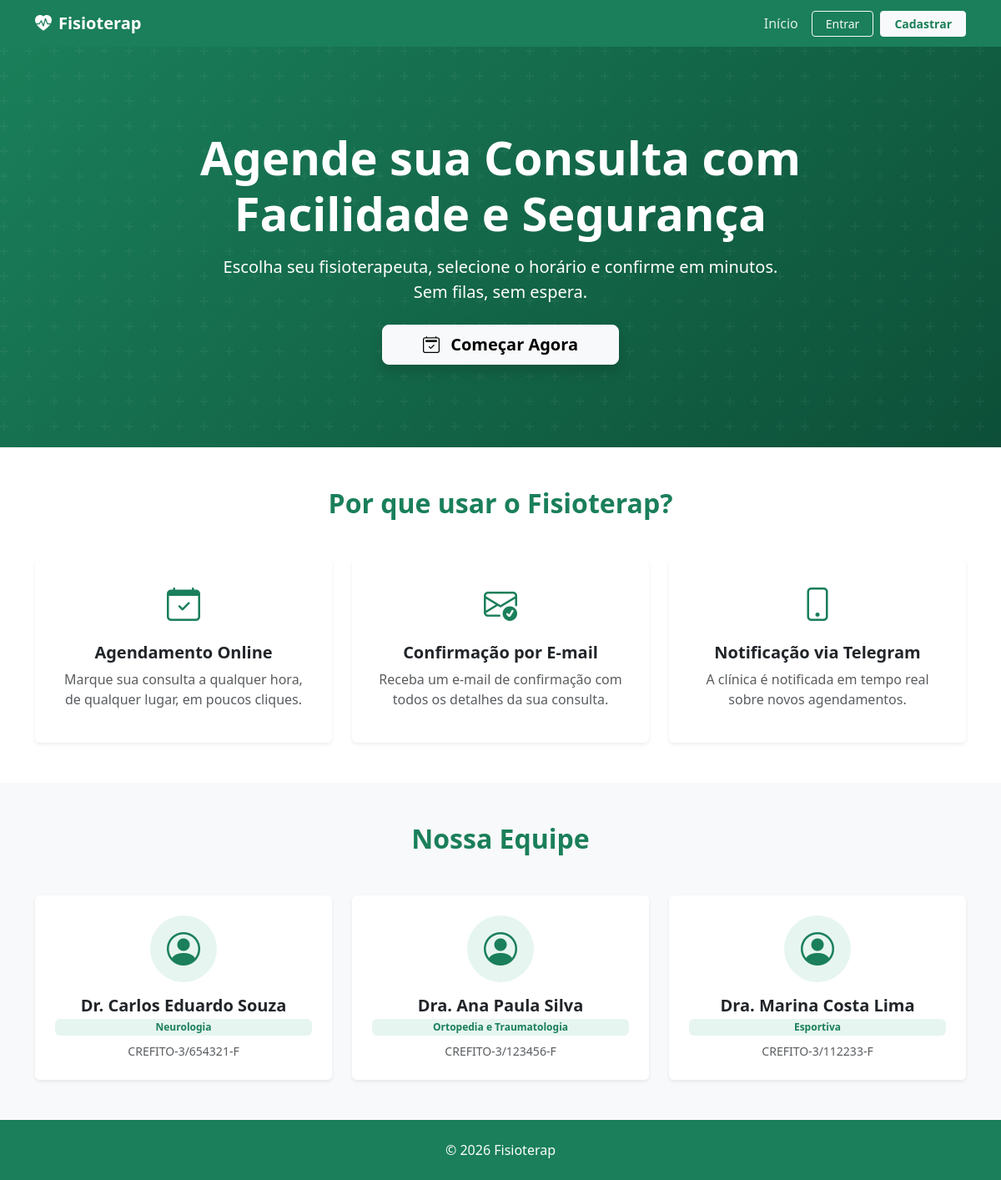
The app's page /fisioterapia/index.php with its own data.
### tables this page shows
CREATE TABLE IF NOT EXISTS fisioterapeutas (
  id INT AUTO_INCREMENT PRIMARY KEY,
  nome VARCHAR(100) NOT NULL,
  crefito VARCHAR(20) NOT NULL UNIQUE,
  especialidade VARCHAR(100),
  email VARCHAR(150),
  foto VARCHAR(255) DEFAULT 'assets/default-doctor.png'
);

### fisioterapia/includes/auth.php (called while the page is built, shortened)
<?php
require_once __DIR__ . '/db.php';
function usuarioLogado(): bool {
    return isset($_SESSION['usuario_id']);
}
?>

### fisioterapia/includes/db.php (called while the page is built, shortened)
<?php
function getDB(): mysqli {
    static $conn = null;
    if ($conn === null) {
        $conn = new mysqli(DB_HOST, DB_USER, DB_PASS, DB_NAME);
        $conn->set_charset('utf8mb4');
    }
    return $conn;
}
?>

### fisioterapia/index.php (the view, shortened to what this page needs)
<?php
require_once 'includes/auth.php';
$logado = usuarioLogado();
?>
<!DOCTYPE html>
<html lang="pt-BR">
<head>
  <link rel="stylesheet" href="https://cdn.jsdelivr.net/npm/bootstrap@5.3.0/dist/css/bootstrap.min.css">
  <link rel="stylesheet" href="https://cdn.jsdelivr.net/npm/bootstrap-icons@1.11.0/font/bootstrap-icons.css">
  <link rel="stylesheet" href="css/style.css">
</head>
<body>
<nav class="navbar navbar-expand-lg navbar-dark bg-primary-custom shadow-sm">
  <div class="container">
    <a class="navbar-brand fw-bold" href="index.php">
      <i class="bi bi-heart-pulse-fill me-2"></i><?= SITE_NAME ?>
    </a>
    <div class="collapse navbar-collapse" id="nav">
      <ul class="navbar-nav ms-auto align-items-center gap-2">
        <li class="nav-item"><a class="nav-link" href="index.php">Início</a></li>
        <?php if ($logado): ?>
          <li class="nav-item"><a class="nav-link" href="agendar.php"><i class="bi bi-calendar-plus me-1"></i>Agendar</a></li>
          <li class="nav-item"><a class="nav-link" href="meus-agendamentos.php"><i class="bi bi-list-check me-1"></i>Meus Agendamentos</a></li>
          <li class="nav-item dropdown">
            <a class="nav-link dropdown-toggle" href="#" data-bs-toggle="dropdown">
              <i class="bi bi-person-circle me-1"></i><?= htmlspecialchars($_SESSION['usuario_nome']) ?>
            </a>
            <ul class="dropdown-menu dropdown-menu-end">
              <li><a class="dropdown-item" href="logout.php"><i class="bi bi-box-arrow-right me-2"></i>Sair</a></li>
            </ul>
          </li>
        <?php else: ?>
          <li class="nav-item"><a class="btn btn-outline-light btn-sm px-3" href="login.php">Entrar</a></li>
          <li class="nav-item"><a class="btn btn-light btn-sm px-3 text-primary-custom fw-semibold" href="cadastro.php">Cadastrar</a></li>
        <?php endif; ?>
      </ul>
    </div>
  </div>
</nav>
<section class="hero-section d-flex align-items-center">
  <div class="container text-center text-white">
    <h1 class="display-4 fw-bold mb-3">Agende sua Consulta com <br>Facilidade e Segurança</h1>
    <p class="lead mb-4">Escolha seu fisioterapeuta, selecione o horário e confirme em minutos.<br>Sem filas, sem espera.</p>
    <a href="<?= $logado ? 'agendar.php' : 'cadastro.php' ?>" class="btn btn-light btn-lg px-5 fw-semibold shadow">
      <i class="bi bi-calendar2-check me-2"></i>
      <?= $logado ? 'Fazer Agendamento' : 'Começar Agora' ?>
    </a>
  </div>
</section>
<section class="py-5">
  <div class="container">
    <h2 class="text-center fw-bold mb-5 text-primary-custom">Por que usar o <?= SITE_NAME ?>?</h2>
    <div class="row g-4">
      <div class="col-md-4">
        <div class="card h-100 border-0 shadow-sm card-hover text-center p-4">
          <i class="bi bi-calendar-check fs-1 text-primary-custom mb-3"></i>
          <h5 class="fw-bold">Agendamento Online</h5>
          <p class="text-muted">Marque sua consulta a qualquer hora, de qualquer lugar, em poucos cliques.</p>
        </div>
      </div>
      <div class="col-md-4">
        <div class="card h-100 border-0 shadow-sm card-hover text-center p-4">
          <i class="bi bi-envelope-check fs-1 text-primary-custom mb-3"></i>
          <h5 class="fw-bold">Confirmação por E-mail</h5>
          <p class="text-muted">Receba um e-mail de confirmação com todos os detalhes da sua consulta.</p>
        </div>
      </div>
      <div class="col-md-4">
        <div class="card h-100 border-0 shadow-sm card-hover text-center p-4">
          <i class="bi bi-phone fs-1 text-primary-custom mb-3"></i>
          <h5 class="fw-bold">Notificação via Telegram</h5>
          <p class="text-muted">A clínica é notificada em tempo real sobre novos agendamentos.</p>
        </div>
      </div>
    </div>
  </div>
</section>
<section class="py-5 bg-light">
  <div class="container">
    <h2 class="text-center fw-bold mb-5 text-primary-custom">Nossa Equipe</h2>
    <div class="row g-4 justify-content-center">
      <?php
      require_once 'includes/db.php';
      $fisios = getDB()->query("SELECT * FROM fisioterapeutas ORDER BY nome");
      while ($f = $fisios->fetch_assoc()):
      ?>
      <div class="col-md-4 col-sm-6">
        <div class="card border-0 shadow-sm text-center p-4 card-hover">
          <div class="avatar-circle mx-auto mb-3">
            <i class="bi bi-person-circle fs-1 text-primary-custom"></i>
          </div>
          <h5 class="fw-bold mb-1"><?= htmlspecialchars($f['nome']) ?></h5>
          <span class="badge bg-primary-soft text-primary-custom mb-2"><?= htmlspecialchars($f['especialidade']) ?></span>
          <small class="text-muted d-block"><?= htmlspecialchars($f['crefito']) ?></small>
        </div>
      </div>
      <?php endwhile; ?>
    </div>
  </div>
</section>
<footer class="bg-primary-custom text-white text-center py-4 mt-auto">
  <p class="mb-0">&copy; 2026 <?= SITE_NAME ?></p>
</footer>
</body>
</html>

### fisioterapia/css/style.css (style rules this page uses)
:root { --primary: #1a7f5a; --primary-light: #22a372; --primary-soft: #e6f5f0; --accent: #f0a500; }
.bg-primary-custom { background-color: var(--primary) !important; }
.text-primary-custom { color: var(--primary) !important; }
.bg-primary-soft { background-color: var(--primary-soft) !important; }
.navbar-dark.bg-primary-custom .nav-link { color: rgba(255,255,255,.85); }
.hero-section { min-height: 480px; background: linear-gradient(135deg, var(--primary) 0%, #0d4f38 100%); position: relative; overflow: hidden; }
.hero-section::before { content: ''; position: absolute; inset: 0; }
.card-hover { transition: transform .2s, box-shadow .2s; }
.avatar-circle { width: 80px; height: 80px; background: var(--primary-soft); border-radius: 50%; display:flex; align-items:center; justify-content:center; }

### records on screen
fisioterapeutas: nome "Dr. Carlos Eduardo Souza", especialidade "Neurologia", crefito "CREFITO-3/654321-F"
fisioterapeutas: nome "Dra. Ana Paula Silva", especialidade "Ortopedia e Traumatologia", crefito "CREFITO-3/123456-F"
fisioterapeutas: nome "Dra. Marina Costa Lima", especialidade "Esportiva", crefito "CREFITO-3/112233-F"

### other values on screen
SITE_NAME "Fisioterap"
